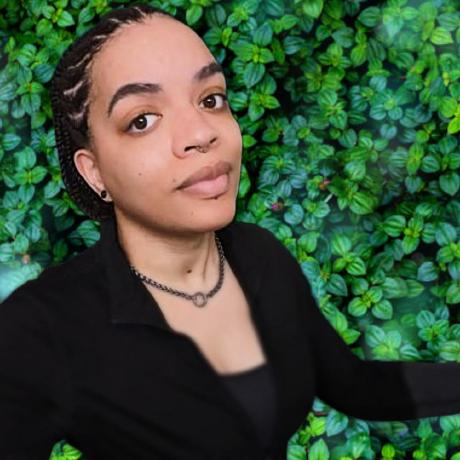
#> input picture src/images/headshot.jpg, 460 x 460 px
$ python -i build-resume.py   (imports and definitions only)
#> lines starting #> are read from the running program, lines starting #| are printed output that depends on the picture; after the words box and inside, x2 and y2 are one past the last pixel; in counts of white or black regions, pixels touching at a corner belong together
"""Build Kai's resume PDF from the checked-in semantic resume page.

Usage:
    # single output (default: website static/)
    python scripts/build-resume.py

    # multiple outputs in one run
    python scripts/build-resume.py \\
        --out static/resume.pdf \\
        --out ~/projects/coilysiren/coilyco-vault/Obsidian\\ Vault/Notes/resume-2026.pdf

    # custom source
    python scripts/build-resume.py --source path/to/resume.md

Phone numbers are never written to the output PDF under any circumstance,
even if the source markdown contains one.

Requires: reportlab, pillow. Install with `pip install reportlab pillow`.
"""

from __future__ import annotations

import argparse
import io
import math
import re
import sys
from dataclasses import dataclass, field
from pathlib import Path
from typing import Optional

from PIL import Image, ImageDraw
from reportlab.lib.colors import HexColor
from reportlab.lib.pagesizes import LETTER
from reportlab.lib.styles import ParagraphStyle
from reportlab.lib.units import inch
from reportlab.platypus import (
    BaseDocTemplate,
    Flowable,
    Frame,
    Image as RLImage,
    KeepTogether,
    PageTemplate,
    Paragraph,
    Spacer,
    Table,
    TableStyle,
)

# --- defaults ----------------------------------------------------------------
REPO_ROOT = Path(__file__).resolve().parent.parent
DEFAULT_SOURCE = REPO_ROOT / "src" / "pages" / "resume.md"
DEFAULT_AVATAR = REPO_ROOT / "src" / "images" / "headshot.jpg"
DEFAULT_OUTPUT = REPO_ROOT / "static" / "resume.pdf"

# --- palette -----------------------------------------------------------------
# [1 line that did not run here, left out]
# [1 line that did not run here, left out]
# [1 line that did not run here, left out]
# [1 line that did not run here, left out]
# [1 line that did not run here, left out]


# Markdown parser
@dataclass
class Contact:
    email: Optional[str] = None
    phone: Optional[str] = None
    linkedin: Optional[str] = None
    github: Optional[str] = None
    website: Optional[str] = None
    location: Optional[str] = None
    citizenship: Optional[str] = None


@dataclass
class Job:
    company: str
    url: str
    role: str
    location: Optional[str]
    dates: str
    stack: Optional[str] = None
    bullets: list[str] = field(default_factory=list)


@dataclass
class Resume:
    name: str = ""
    summary: list[str] = field(default_factory=list)
    contact: Contact = field(default_factory=Contact)
    evidence: list[tuple[str, str]] = field(default_factory=list)
    skills: list[tuple[str, str]] = field(default_factory=list)
    jobs: list[Job] = field(default_factory=list)
    community: list[Job] = field(default_factory=list)


JOB_HEADER_RE = re.compile(
    r"^\[(?P<company>[^\]]+)\]\((?P<url>[^)]+)\)\s*//\s*"
    r"\*\*(?P<role>[^*]+)\*\*"
    r"(?:\s*//\s*(?P<third>[^/]+?))?"
    r"(?:\s*//\s*(?P<fourth>[^/]+?))?"
    r"\s*$"
)

LABELED_LINE_RE = re.compile(
    r"^-\s*\*\*(?P<label>[^*:]+):?\*\*:?\s*(?P<value>.+)$"
)

CONTACT_PREFIX_RE = re.compile(r"^//\s*(?P<rest>.+)$")
STACK_LINE_RE = re.compile(r"^\*\*Stack:\*\*\s*(?P<value>.+)$")


def _strip_page_frontmatter(md: str) -> str:
    """Remove page frontmatter before parsing the shared resume body."""
    return re.sub(r"\A---\s*\n[\s\S]*?\n---\s*\n", "", md, count=1)


# [147 lines left out: functions parse_resume, _strip_inline_md, _assign_contact, not called in this run]


# Avatar -> circular PNG
def circular_avatar_png(src_path: Path, dest_path: Path, size_px: int = 512) -> Path:
#> called with src_path = '../src/images/headshot.jpg', dest_path = 'out.png', size_px = 512
    im = Image.open(src_path).convert("RGBA")
    side = min(im.size)
#> side = 460
    left = (im.width - side) // 2
#> left = 0
    top = (im.height - side) // 2
#> top = 0
    im = im.crop((left, top, left + side, top + side)).resize(
        (size_px, size_px), Image.LANCZOS
    )
#> im: PIL image 512x512 RGBA
    mask = Image.new("L", (size_px, size_px), 0)
#> mask: PIL image 512x512 L; every value is 0
    ImageDraw.Draw(mask).ellipse((0, 0, size_px, size_px), fill=255)
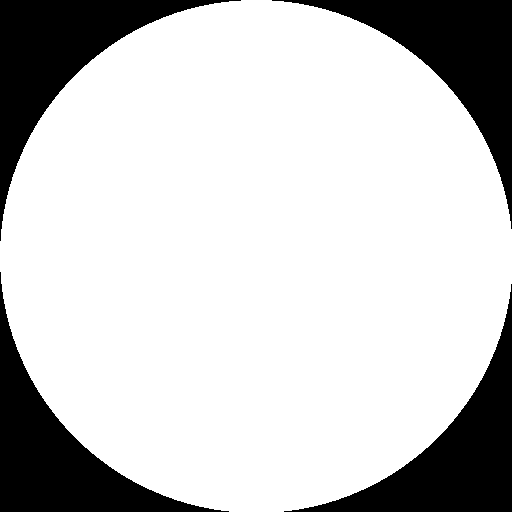
#> mask: PIL image 512x512 L; 78.8% white; 4 black regions, box (x1, y1, x2, y2) and area: (0, 0, 241, 241) 14133, (272, 0, 512, 229) 13892, (0, 272, 229, 512) 13892, (284, 284, 512, 512) 13652
    im.putalpha(mask)
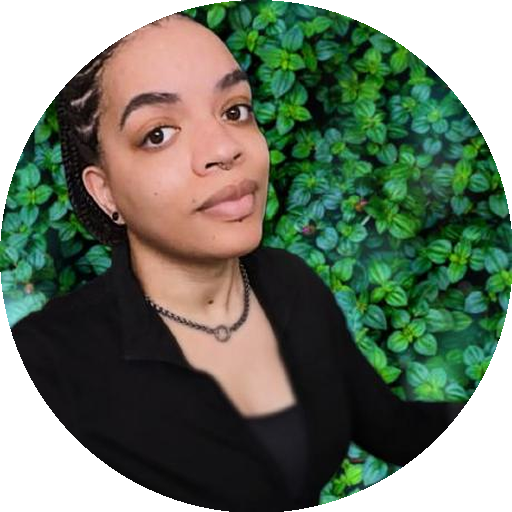
#> im: PIL image 512x512 RGBA; mean R, G, B, A 60.6, 81.4, 57.3, 200.9; transparent parts drawn white
#> (the run stopped early here; a loop or call above may not have finished)

$ run again, on src/images/og-default.jpg
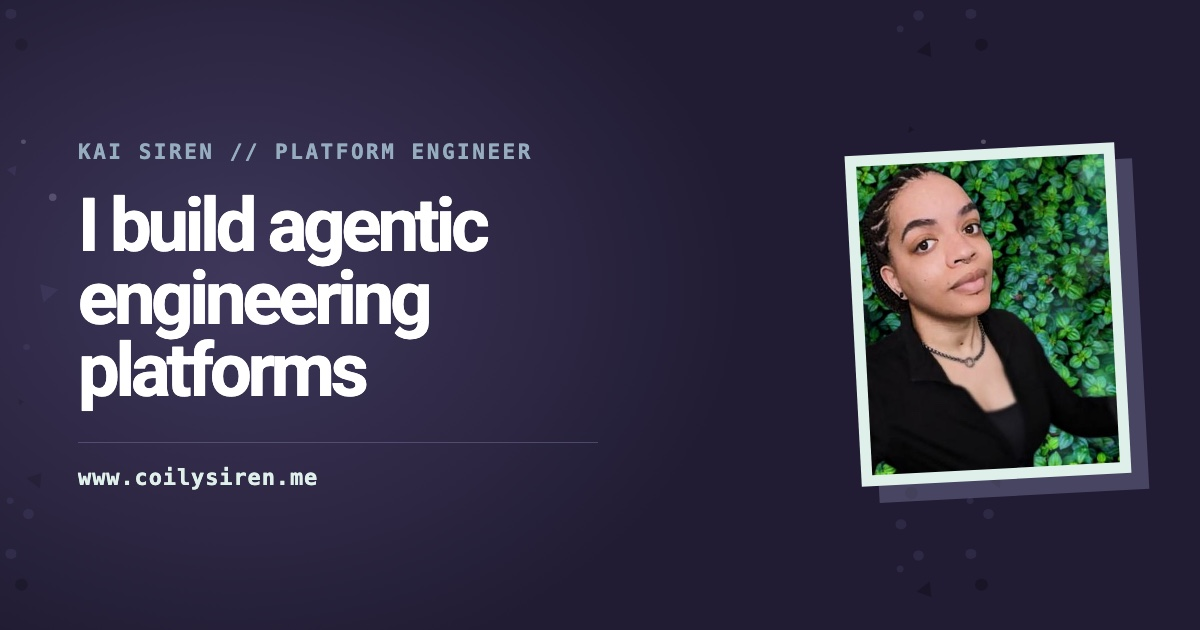
#> input picture src/images/og-default.jpg, 1200 x 630 px
#> in circular_avatar_png, `im = im.crop((left, top, left + side, top + side)).resize( (size_px, s..`:
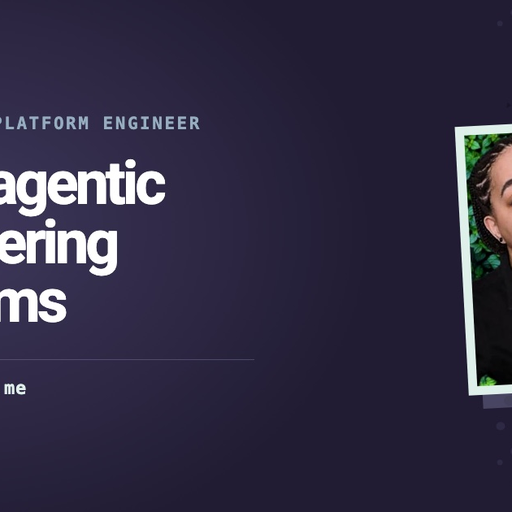
#> im: PIL image 512x512 RGBA; mean R, G, B, A 49.3, 44.6, 67.4, 255
#> in circular_avatar_png, `im.putalpha(mask)`:
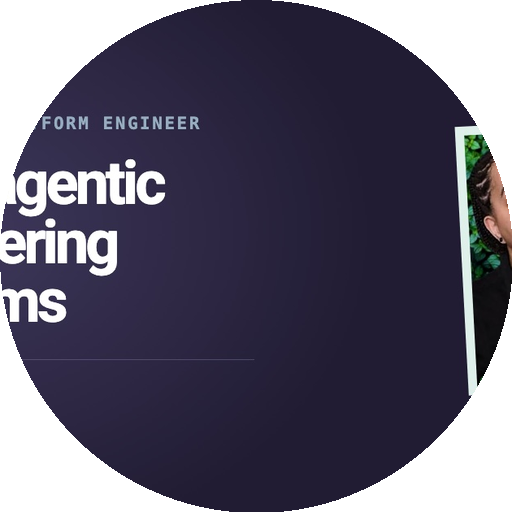
#> im: PIL image 512x512 RGBA; mean R, G, B, A 49.3, 44.6, 67.4, 200.9; transparent parts drawn white
